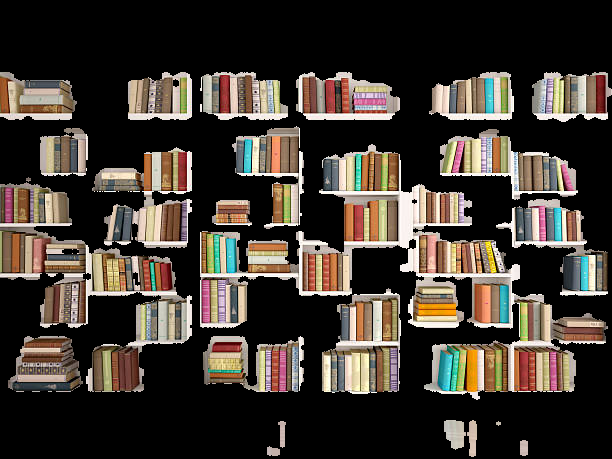
#> input picture testfiles_ara/0618/img/img_book_only.png, 612 x 459 px, found by its file name
$ python separate_Dummy.py
#> lines starting #> are read from the running program, lines starting #| are printed output that depends on the picture; after the words box and inside, x2 and y2 are one past the last pixel; in counts of white or black regions, pixels touching at a corner belong together
#> in main, img is the input picture: shape (459, 612, 3); mean B, G, R 50.4, 57.9, 65.4
import numpy as np
import cv2 as cv
import matplotlib.pyplot as plt


def display(winname, img):
#| (459, 612, 3)
    cv.moveWindow(winname, 300, 0)
    cv.namedWindow(winname, cv.WINDOW_NORMAL)
    cv.imshow(winname, img)
    cv.waitKey(0)


# def morphologyEx(img, row_size, col_size ):
#     kernel = cv.getStructuringElement(cv.MORPH_RECT, (row_size, col_size))
#     return cv.morphologyEx(img, cv.MORPH_CLOSE, kernel)

# def separate(img):
#
#     # gray = cv.cvtColor(img, cv.COLOR_BGR2GRAY)
#     #
#     # ret, thr1 = cv.threshold(gray, 0, 255, cv.THRESH_BINARY_INV + cv.THRESH_OTSU )
#     # thr2 = cv.adaptiveThreshold(blur, 255, cv.ADAPTIVE_THRESH_MEAN_C, cv.THRESH_BINARY_INV, 21, 21)
#     #
#     # fin = cv.addWeighted( src1=thr1, alpha=0.4, src2=thr2, beta=0.6, gamma=0 )
#     # display('fin', fin)
#     #
#     # blur2 = cv.GaussianBlur(fin, (7, 7), 0)
#     # display('blur2', blur2)
#     #
#     # closed = morphologyEx(blur2, 5,5)
#     # display('closed', closed)

def watershed(img):
# Median Blur
#sep_blur = cv.medianBlur(img, 5)

    gray = cv.cvtColor(img, cv.COLOR_BGR2GRAY)
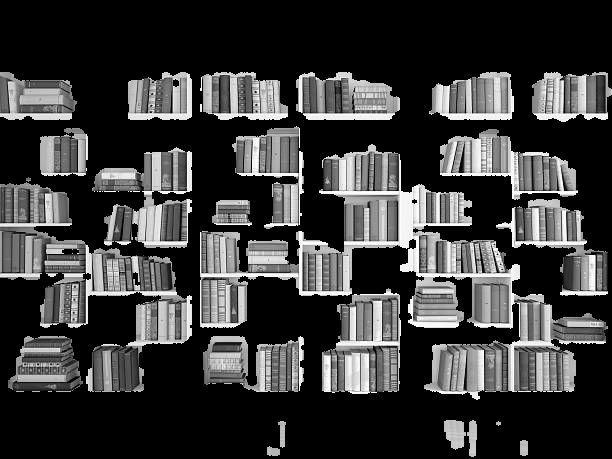
#> gray: shape (459, 612); min 0, max 255, mean 59.3
    display('gray', gray)

    ret, thresh = cv.threshold(gray, 50, 255, cv.THRESH_BINARY )
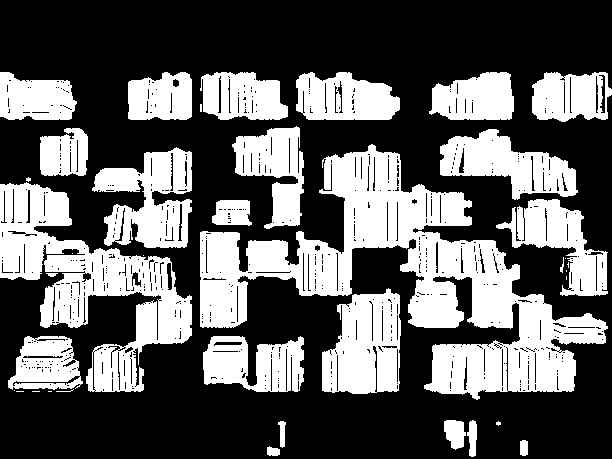
#> thresh: shape (459, 612); 37.2% white; 38 white regions (14 under 20 px), largest, box (x1, y1, x2, y2) and area: (200, 144, 608, 400) 33706, (0, 182, 192, 392) 15403, (322, 288, 401, 394) 6190
    display('sep_thr', thresh)


    # NOISE REMOVAL (OPTIONAL)
    v_kernel = np.ones((13, 3), np.uint8)
    # [11 lines of commented-out code are left out]
    dist_transform = cv.distanceTransform(thresh, cv.DIST_L2, 5)
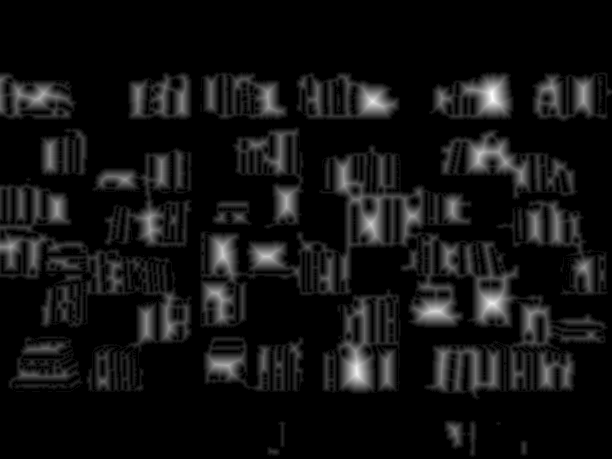
#> dist_transform: shape (459, 612) float32; min 0, max 20.39, mean 1.5; drawn with min black and max white
    result = cv.normalize(dist_transform, None, 255, 0, cv.NORM_MINMAX, cv.CV_8UC1)
    display('dist_transform', result)

    # dist_transform.max() 이용해서 원하는 영역만 ( 붙어있는 애들 띄어내서 더미로 분리)
    ret, sure_fg = cv.threshold(dist_transform, 0.15
                                * dist_transform.max(), 255, 0)
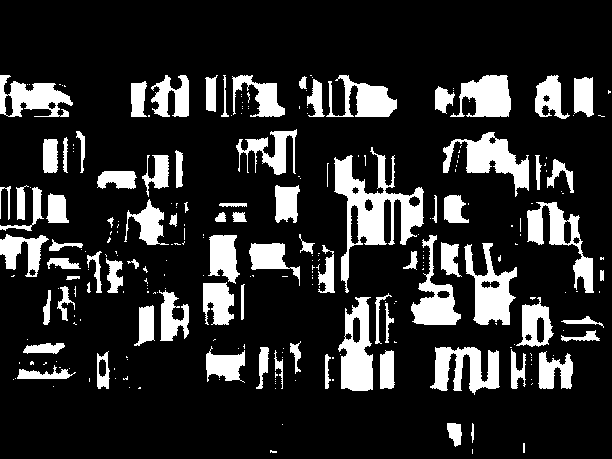
#> sure_fg: shape (459, 612) float32; 17.3% white; 258 white regions (174 under 20 px), largest, box (x1, y1, x2, y2) and area: (334, 147, 424, 293) 4038, (338, 297, 373, 391) 2149, (443, 132, 529, 197) 2146
#> ret = 3.06
    display('sure_fg', sure_fg)

    sure_fg = np.uint8(sure_fg)
#> (the run stopped early here; a loop or call above may not have finished)
